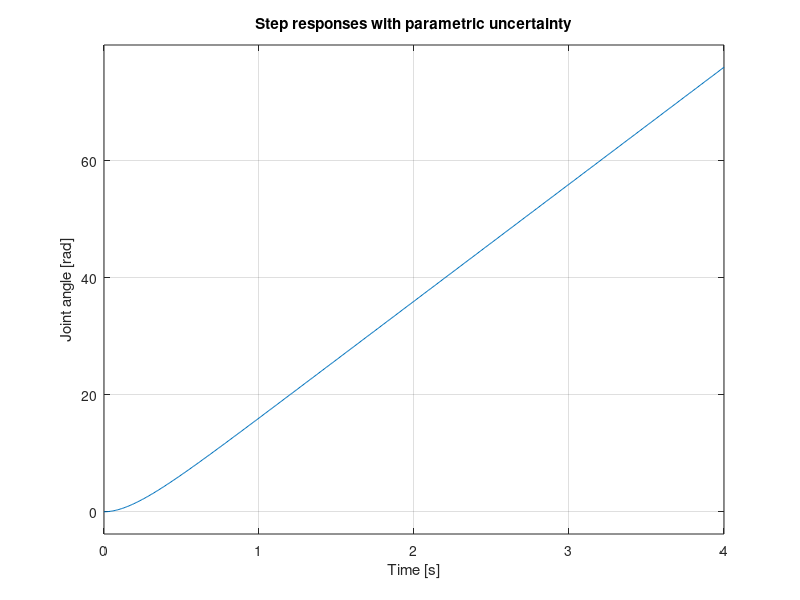

This figure's MATLAB source:
% Nominal parameters
J0 = 0.01;   % kg m^2
b0 = 0.05;   % N m s/rad

s = tf('s');
G0 = 1 / (J0*s^2 + b0*s);  % nominal joint model

% Parameter sweep (±20%)
nSamples = 6;
Jvals = J0 * (1 + 0.4*(rand(1,nSamples)-0.5));
bvals = b0 * (1 + 0.4*(rand(1,nSamples)-0.5));

t = linspace(0,4,500);
figure; hold on;
for k = 1:nSamples
    J = Jvals(k);
    b = bvals(k);
    G = 1 / (J*s^2 + b*s);
    step(G, t);
end
step(G0, t);  % nominal response
grid on;
title('Step responses with parametric uncertainty');
xlabel('Time [s]');
ylabel('Joint angle [rad]');

% Simulink hint:
% 1. Build a block diagram with Transfer Fcn block 1/(J*s^2 + b*s).
% 2. Use mask parameters for J and b and a "Model Variants" or parameter
%    sweep script to simulate different uncertainty samples.
% 3. Connect to a manipulator model from Robotics System Toolbox by
%    connecting joint torques and positions.
